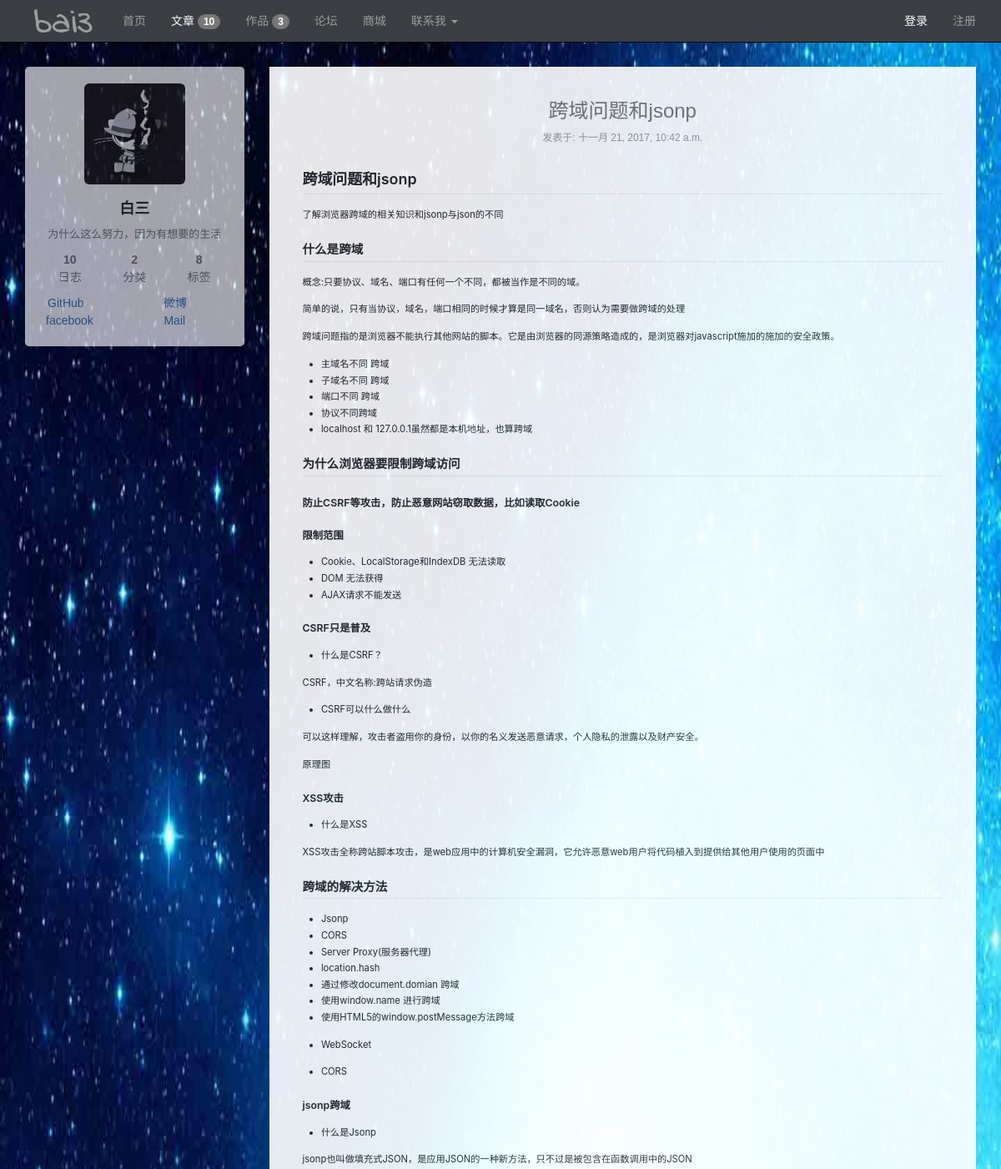
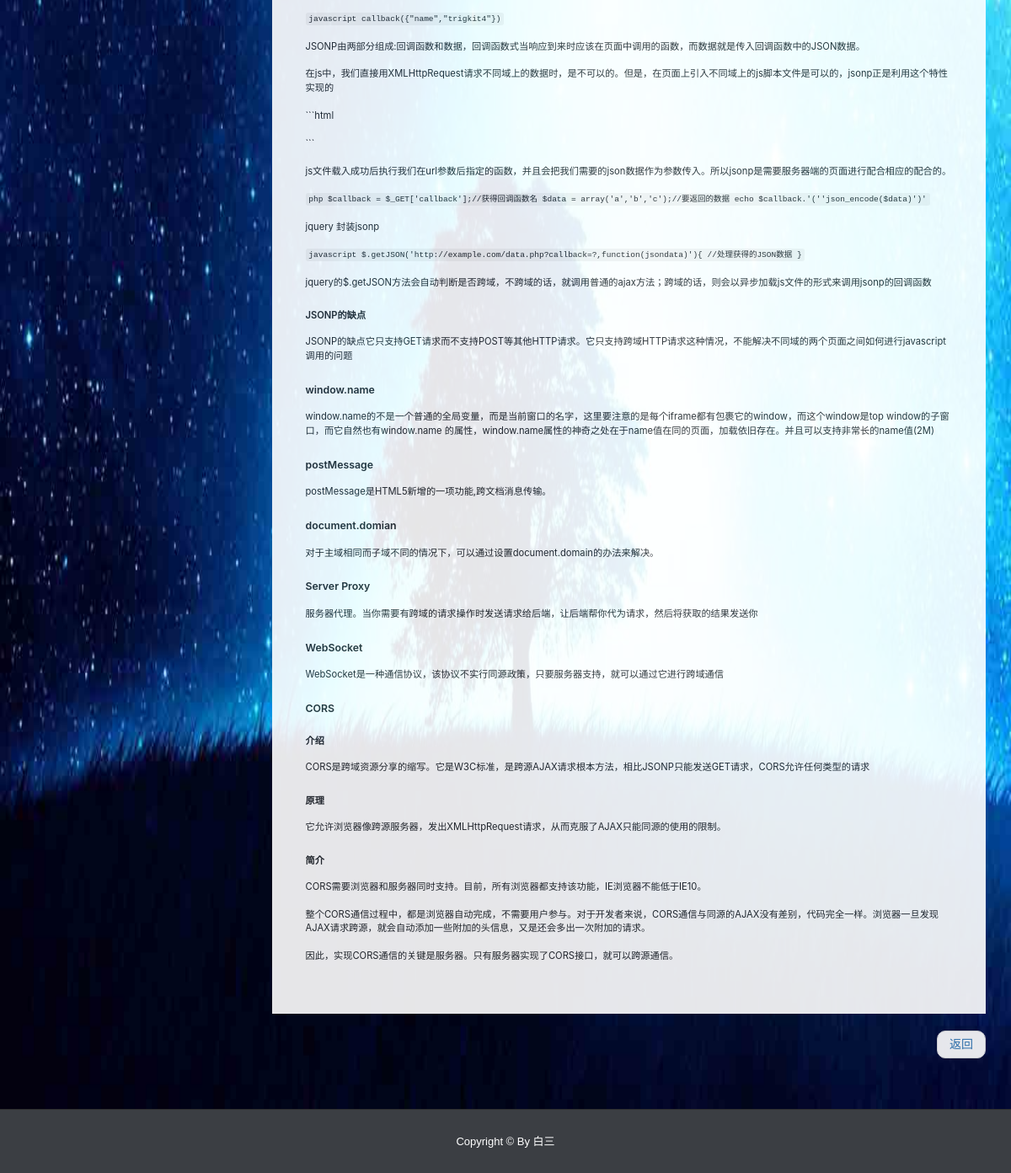
Screenshot of /article/17 with the database file from the repository (2 pictures, top to bottom).
### index/models.py (models this page shows, shortened)
class Article(models.Model):
    title = models.CharField(max_length=100, verbose_name="文章标题")
    type = models.CharField(max_length=20, default='note', verbose_name="文章类别")
    tag = models.CharField(max_length=100, verbose_name="文章标签")
    pub_time = models.DateTimeField(default=timezone.now, verbose_name="文章创建时间")
    body = models.TextField(verbose_name="文章内容")
    class Meta:
        ordering = ('-pub_time',)

### index/views.py (the view)
# urls.py: url(r'^article/(\w+)$', article),
def article(request, id):
    light = 2
    total = common()
    tempalte = get_template('index/article.html')
    detail = Article.objects.get(id=id)
    detail.body = markdown(detail.body)
    html = tempalte.render(locals())
    return HttpResponse(html)

### index/views.py (called while the page is built)
def common():
    work_total = Work.objects.count()
    amount = Article.objects.count()
    tag_amount = Article.objects.values('tag').distinct().count()
    type_amount = Article.objects.values('type').distinct().count()
    return work_total, amount, tag_amount, type_amount

### index/templates/index/article.html (shortened to what this page needs)
{% extends 'index/base.html' %}
{% block css %}
    <link rel="stylesheet" href="/static/css/common/markdown.css">
{% endblock %}
{%  block content %}
    {% block aside %}{% include 'index/aside.html' %}{% endblock %}
    {% block main %}
        <main  class="col-md-9" >
            <article>
                <header style="margin-bottom: 30px">
                    <h3 class="text-center">
                        <a href="/article/id/{{ detail.id }}" class="text-muted">
                            {{ detail.title }}
                        </a>
                    </h3>
                    <div class="text-center" style="color: #999;font-family: 'PingFang SC', 'Microsoft YaHei', sans-serif;font-size: 12px;">
                        发表于: {{ detail.pub_time }}
                    </div>
                </header>
                <div class="body markdown-body" style="min-height: 15rem">
                    {{ detail.body | safe }}
                </div>
            </article>
            <nav>
                <ul class="pager">
                    <li class="next"><a href="javascript: history.back()">返回</a></li>
                </ul>
            </nav>
        </main>
    {% endblock %}
{% endblock %}

### static/css/index/index.css (style rules this page uses)
body { font: 14px/1.5 "PingFang SC", "Microsoft YaHei", sans-serif; background-color: #ebebeb; background: url('../../img/common/bak2.jpg') no-repeat ; background-size: 100% 100%; background-attachment: fixed; }
article { background: #fff; padding: 20px 10px; margin-bottom: 10px; }
article .body { padding: 0 3rem; margin-bottom: 40px; font-size: 0.8em; }
.markdown-body { font-size: 1em; }

### static/css/common/markdown.css (style rules this page uses)
.markdown-body { -ms-text-size-adjust: 100%; -webkit-text-size-adjust: 100%; line-height: 1.5; color: #24292e; font-family: -apple-system, BlinkMacSystemFont, "Segoe UI", Helvetica, Arial, sans-serif, "Apple Color Emoji", "Segoe UI Emoji", "Segoe UI Symbol"; font-size: 16px; line-height: 1.5; word-wrap: break-word; }
.markdown-body h1 { font-size: 2em; margin: 0.67em 0; }
.markdown-body code, .markdown-body kbd, .markdown-body pre { font-family: monospace, monospace; font-size: 1em; }
.markdown-body * { box-sizing: border-box; }
.markdown-body h1, .markdown-body h2, .markdown-body h3, .markdown-body h4, .markdown-body h5, .markdown-body h6 { margin-top: 0; margin-bottom: 0; }
.markdown-body h1 { font-size: 24px; font-weight: 600; }
.markdown-body h2 { font-size: 20px; font-weight: 600; }
.markdown-body h3 { font-size: 16px; font-weight: 600; }
.markdown-body h4 { font-size: 14px; font-weight: 600; }
.markdown-body p { margin-top: 0; margin-bottom: 10px; }
.markdown-body ul, .markdown-body ol { padding-left: 0; margin-top: 0; margin-bottom: 0; }
.markdown-body code { font-family: "SFMono-Regular", Consolas, "Liberation Mono", Menlo, Courier, monospace; font-size: 12px; }
.markdown-body::before { display: table; content: ""; }
.markdown-body::after { display: table; clear: both; content: ""; }
.markdown-body>*:first-child { margin-top: 0 !important; }
.markdown-body>*:last-child { margin-bottom: 0 !important; }
.markdown-body p, .markdown-body blockquote, .markdown-body ul, .markdown-body ol, .markdown-body dl, .markdown-body table, .markdown-body pre { margin-top: 0; margin-bottom: 16px; }
.markdown-body h1, .markdown-body h2, .markdown-body h3, .markdown-body h4, .markdown-body h5, .markdown-body h6 { margin-top: 24px; margin-bottom: 16px; font-weight: 600; line-height: 1.25; }
.markdown-body h1 { padding-bottom: 0.3em; font-size: 1.6em; border-bottom: 1px solid #eaecef; }
.markdown-body h2 { padding-bottom: 0.3em; font-size: 1.3em; border-bottom: 1px solid #eaecef; }
.markdown-body h3 { font-size: 1.1em; }
.markdown-body h4 { font-size: 1em; }
.markdown-body ul, .markdown-body ol { padding-left: 2em; }
.markdown-body li>p { margin-top: 16px; }
.markdown-body li+li { margin-top: 0.25em; }
.markdown-body code { padding: 0; padding-top: 0.2em; padding-bottom: 0.2em; margin: 0; font-size: 85%; background-color: rgba(27,31,35,0.05); border-radius: 3px; }
.markdown-body code::before, .markdown-body code::after { letter-spacing: -0.2em; content: "\00a0"; }

### rows the page displays
Article: title "跨域问题和jsonp", pub_time "十一月 21, 2017, 10:42 a.m.", body "跨域问题和jsonp 了解浏览器跨域的相关知识和jsonp与json的不同 什么是跨域 概念:只要协议、域名、端口有任何一个不同，都被当作是不同的域。 简单的说，只有当协议，域名，端口相同的时候才算是同一域名，否则认为需要做跨域的处理 跨域问题指的是浏览器不能执行其他网站的脚本。它是由浏览器的同源策略造成的，是浏览器对javascript施加的施加的安全政策。 主域名不同 跨域 子域名不同 跨域 端口不同 跨域 协议不同跨域 localhost 和 127.0.0.1虽然都是本机地址，也算跨域 为什么浏览器要限制跨域访问 防止CSRF等攻击，防止恶意网站窃取数据，比如读取Cookie 限制范围 Cookie、LocalStorage和IndexDB 无法读取 DOM 无法获得 AJAX请求不能发送 CSRF只是普及 什么是CSRF？ CSRF，中文名称:跨站请求伪造 CSRF可以什么做什么 可以这样理解，攻击者盗用你的身份，以你的名义发送恶意请求，个人隐私的泄露以及财产安全。 原理图 XSS攻击 什么是XSS XSS攻击全称跨站脚本攻击，是web应用中的计算机安全漏洞，它允许恶意web用户将代码植入到提供给其他用户使用的页面中 跨域的解决方法 Jsonp CORS Server Proxy(服务器代理) location.hash 通过修改document.domian 跨域 使用window.name 进行跨域 使用HTML5的window.postMessage方法跨域 WebSocket CORS jsonp跨域 什么是Jsonp…"

### other values shown
{{ total.1 }} "10"
{{ total.0 }} "3"
{{ total.3 }} "2"
{{ total.2 }} "8"
